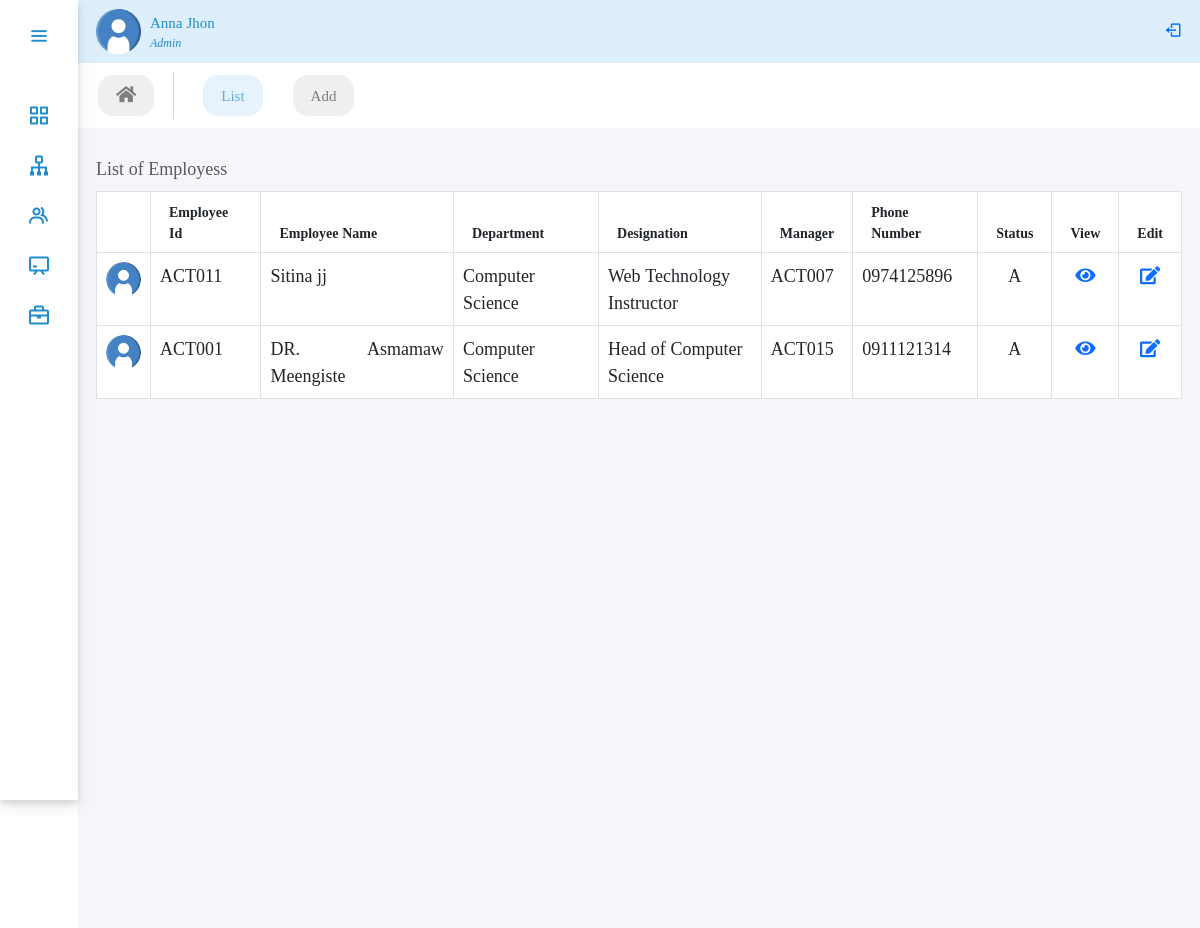
Page /panel/probation (signed in) on the committed database.
### performance/models.py (models this page shows, shortened)
class Employee(models.Model):
    user = models.OneToOneField(
        CustomUser, on_delete=models.CASCADE, null=True, related_name='user')
    GENDER_CHOICES = (
        ('M', 'Male'),
        ('F', 'Female'),
    )
    MARITAL_STATUS_CHOICES = (
        ('S', 'Single'),
        ('M', 'Married'),
        ('D', 'Divorced'),
        ('W', 'Widowed'),
    )
    EMPLOYMENT_TYPE_CHOICES = (
        ('fulltime_permanent', 'Fulltime Permanent'),
        ('fulltime_probation', 'Fulltime Probation'),
        ('part_time_contract', 'Part Time Contract'),
    )
    STATUS_CHOICES = (
        ('A', 'Active'),
        ('IN', 'Inactive'),
    )
    avatar = models.ImageField(upload_to='avatar/', null=True, blank=True)
    gender = models.CharField(max_length=1, choices=GENDER_CHOICES, null=True)
    dob = models.DateField(blank=True, null=True)
    nationality = models.CharField(max_length=100, null=True, blank=True)
    marital_status = models.CharField(
        max_length=50, choices=MARITAL_STATUS_CHOICES, null=True, blank=True)
    phone_number = models.CharField(max_length=20, null=True, blank=True)
    email = models.EmailField(max_length=254)
    address = models.CharField(max_length=100, null=True, blank=True)
    joined_date = models.DateField(null=True)
    department = models.ForeignKey(
        Department, on_delete=models.SET_NULL, null=True, blank=True)
    designation = models.ForeignKey(
        Designation, on_delete=models.SET_NULL, null=True)
    employment_type = models.CharField(
        max_length=20, choices=EMPLOYMENT_TYPE_CHOICES, null=True)
    salary = models.DecimalField(
        max_digits=10, decimal_places=2, null=True, blank=True)
    promotion_designation = models.ForeignKey(
        Designation, on_delete=models.SET_NULL, related_name='promotion', null=True, blank=True)
    manager = models.ForeignKey(
        CustomUser, on_delete=models.SET_NULL, null=True, blank=True)
    created_at = models.DateTimeField(auto_now_add=True, null=True, blank=True)
    updated_at = models.DateTimeField(auto_now=True, null=True, blank=True)
    status = models.CharField(max_length=50, null=True, choices=STATUS_CHOICES)
    note = models.TextField(blank=True, null=True)

class CustomUser(AbstractBaseUser, PermissionsMixin):
    user_id = models.CharField(max_length=10, unique=True)
    first_name = models.CharField(max_length=30)
    last_name = models.CharField(max_length=30)
    is_active = models.BooleanField(default=True)
    is_manager = models.BooleanField(default=False)
    is_employee = models.BooleanField(default=False)
    is_admin = models.BooleanField(default=False)
    is_staff = models.BooleanField(default=False)
    is_superuser = models.BooleanField(default=False)
    objects = UserManager()
    USERNAME_FIELD = 'user_id'
    REQUIRED_FIELDS = ['first_name', 'last_name']
    def __str__(self):
        return self.user_id

class Department(models.Model):
    department_name = models.CharField(max_length=100, null=True)
    department_head = models.ForeignKey(
        CustomUser, on_delete=models.SET_NULL, related_name='head_of_department', blank=True, null=True)
    status = models.BooleanField(default=True, null=True)
    created_at = models.DateTimeField(auto_now_add=True, null=True)
    updated_at = models.DateTimeField(auto_now=True, null=True)
    def __str__(self):
        return self.department_name

class Designation(models.Model):
    department = models.ForeignKey(
        Department, on_delete=models.SET_NULL, related_name='designations', null=True, blank=True)
    job_title = models.CharField(max_length=100, null=True)
    created_at = models.DateTimeField(auto_now_add=True, null=True)
    updated_at = models.DateTimeField(auto_now=True, null=True)
    def __str__(self):
        return self.job_title

### performance/views.py (the view)
# urls.py: path('panel/probation', views.probate, name='probation'),
@login_required(login_url="/employees/login")
def probate(request):
    employee_on_probation = get_employee_with_probation()
    context = {"employee_on_probation": employee_on_probation}
    return render(request, 'performance/probation.html', context)

### performance/views.py (called while the page is built)
def get_employee_with_probation():
    employee_on_probation = Employee.objects.filter(
        employment_type="fulltime_probation")
    return employee_on_probation

### performance/templates/performance/probation.html (shortened to what this page needs)
{% extends 'performance/adminPanel.html' %}
{% load static %}
{% block body %}
<ul class="nav panelNav fw-medium">
    <li class="nav-item">
        <a class="nav-link" href="{% url 'dashboard' %}"><i class="fa fa-home"></i></a>
    </li>
    <li class="nav-item">
        <a class="nav-link active" href="#"> List</a>
    </li>
    <li class="nav-item">
        <a class="nav-link" href="#">Add</a>
    </li>
</ul>
<div class="table-responsive table-hover home-section p-lg-3">
    <table class="table table-bordered caption-top">
        <caption>List of Employess</caption>
        <thead>
            <tr>
                <th></th>
                <th class="px-3" style="font-size: 14px;">Employee Id</th>
                <th class="px-3" style="font-size: 14px;">Employee Name</th>
                <th class="px-3" style="font-size: 14px;">Department</th>
                <th class="px-3" style="font-size: 14px;">Designation</th>
                <th class="px-3" style="font-size: 14px;">Manager</th>
                <th class="px-3" style="font-size: 14px;">Phone Number</th>
                <th class="px-3" style="font-size: 14px;">Status</th>
                <th class="px-3" style="font-size: 14px;">View</th>
                <th class="px-3" style="font-size: 14px;">Edit</th>
            </tr>
        </thead>
        <tbody class="table-caption-top">
            {% for employee in employee_on_probation %}
            <tr>
                <td class="text-center"><img src="/media/avatar/user.png" style="width:35px; height:35px; border-radius: 100%;"></td>
                <td>{{ employee.user.user_id }}</td>
                <td>{{ employee.user.first_name }} {{employee.user.last_name}}</td>
                <td>{{ employee.department }}</td>
                <td style="width:15%; text-align:left;">{{ employee.designation }}</td>
                <td>{{ employee.manager }}</td>
                <td>{{ employee.phone_number }}</td>
                <td class="text-center">{{ employee.status }}</td>
                <td class="text-center"><a href="{% url 'employee_detail' employee.id %}"><i class="fas fa-eye" ></i></a></td>
                <td class="text-center"><a href="{% url 'employee_update' employee.id %}" ><i class="fas fa-edit"></i></a></td>
            </tr>
            {% endfor %}
        </tbody>
    </table>
</div>
{% endblock body %}

### performance/static/performance/css/style.css (style rules this page uses)
:root { --color-default: #218ccc; --color-second:#DEEFFC; --color-white:#fff; --color-body:#e4e9f7; --color-light:#e0e0e0; }
* { margin: 0; padding: 0; font-size: 18px; font-family: 'Noto Serif Georgian', serif; text-align: justify; box-sizing: border-box; }
.panelNav { position: relative; top: 0; left: 78px; width: calc(100% - 78px); transition: all .5s ease; z-index: 2; }
.home-section { background: rgb(246,245,251); position: relative; min-height: 100vh; top: 0; left:78px; width: calc(100% - 78px); transition: all .5s ease; z-index: 2; }
.panelNav { background-color: var(--color-white); }
.panelNav .nav-link { color: #000; background-color: var(--color-light); border-radius: 15px; font-size: 15px; margin: 12px 10px 12px 20px; opacity: 0.5; }
.panelNav .nav-link.active { opacity: 0.7; background-color: var(--color-second); color: var(--color-default); }

### rows in the picture
Employee: user.user_id "ACT011", user.first_name "Sitina", user.last_name "jj", department "Computer Science", designation "Web Technology Instructor", manager "ACT007", phone_number "0974125896", status "A"
Employee: user.user_id "ACT001", user.first_name "DR. Asmamaw", user.last_name "Meengiste", department "Computer Science", designation "Head of Computer Science", manager "ACT015", phone_number "0911121314", status "A"
